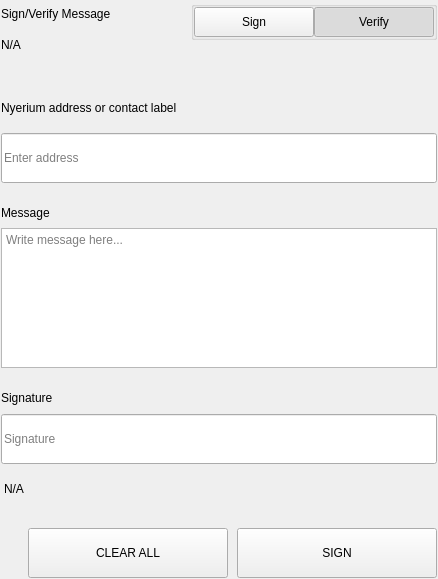
<?xml version="1.0" encoding="UTF-8"?>
<ui version="4.0">
 <class>SettingsSignMessageWidgets</class>
 <widget class="QWidget" name="SettingsSignMessageWidgets">
  <property name="geometry">
   <rect>
    <x>0</x>
    <y>0</y>
    <width>438</width>
    <height>579</height>
   </rect>
  </property>
  <property name="windowTitle">
   <string>Form</string>
  </property>
  <layout class="QVBoxLayout" name="verticalLayout">
   <property name="spacing">
    <number>0</number>
   </property>
   <property name="leftMargin">
    <number>0</number>
   </property>
   <property name="topMargin">
    <number>0</number>
   </property>
   <property name="rightMargin">
    <number>0</number>
   </property>
   <property name="bottomMargin">
    <number>0</number>
   </property>
   <item>
    <widget class="QWidget" name="left" native="true">
     <layout class="QVBoxLayout" name="verticalLayout_3">
      <property name="leftMargin">
       <number>0</number>
      </property>
      <property name="topMargin">
       <number>0</number>
      </property>
      <property name="rightMargin">
       <number>0</number>
      </property>
      <property name="bottomMargin">
       <number>0</number>
      </property>
      <item>
       <widget class="QWidget" name="container_sign" native="true">
        <layout class="QVBoxLayout" name="verticalLayout_2">
         <property name="spacing">
          <number>0</number>
         </property>
         <property name="leftMargin">
          <number>1</number>
         </property>
         <property name="topMargin">
          <number>1</number>
         </property>
         <property name="rightMargin">
          <number>1</number>
         </property>
         <property name="bottomMargin">
          <number>1</number>
         </property>
         <item>
          <layout class="QHBoxLayout" name="horizontalLayout_3" stretch="3,1">
           <property name="spacing">
            <number>40</number>
           </property>
           <item>
            <layout class="QVBoxLayout" name="verticalLayoutTitle">
             <property name="spacing">
              <number>5</number>
             </property>
             <item>
              <widget class="QLabel" name="labelTitle">
               <property name="text">
                <string>Sign/Verify Message</string>
               </property>
              </widget>
             </item>
             <item>
              <widget class="QLabel" name="labelSubtitle1">
               <property name="text">
                <string notr="true">N/A</string>
               </property>
               <property name="wordWrap">
                <bool>true</bool>
               </property>
              </widget>
             </item>
            </layout>
           </item>
           <item alignment="Qt::AlignRight|Qt::AlignTop">
            <widget class="QWidget" name="containerSwitch" native="true">
             <property name="styleSheet">
              <string notr="true">#containerSwitch{
	padding-top:9px;
}</string>
             </property>
             <layout class="QVBoxLayout" name="verticalLayout_6">
              <property name="spacing">
               <number>4</number>
              </property>
              <property name="leftMargin">
               <number>0</number>
              </property>
              <property name="topMargin">
               <number>0</number>
              </property>
              <property name="rightMargin">
               <number>0</number>
              </property>
              <property name="bottomMargin">
               <number>0</number>
              </property>
              <item alignment="Qt::AlignRight">
               <widget class="QGroupBox" name="groupBox">
                <property name="sizePolicy">
                 <sizepolicy hsizetype="Fixed" vsizetype="Preferred">
                  <horstretch>0</horstretch>
                  <verstretch>0</verstretch>
                 </sizepolicy>
                </property>
                <property name="title">
                 <string/>
                </property>
                <property name="alignment">
                 <set>Qt::AlignRight|Qt::AlignTop|Qt::AlignTrailing</set>
                </property>
                <layout class="QHBoxLayout" name="horizontalLayout_4">
                 <property name="spacing">
                  <number>0</number>
                 </property>
                 <property name="leftMargin">
                  <number>0</number>
                 </property>
                 <property name="topMargin">
                  <number>0</number>
                 </property>
                 <property name="rightMargin">
                  <number>0</number>
                 </property>
                 <property name="bottomMargin">
                  <number>0</number>
                 </property>
                 <item>
                  <widget class="QPushButton" name="pushSign">
                   <property name="minimumSize">
                    <size>
                     <width>120</width>
                     <height>30</height>
                    </size>
                   </property>
                   <property name="maximumSize">
                    <size>
                     <width>120</width>
                     <height>30</height>
                    </size>
                   </property>
                   <property name="focusPolicy">
                    <enum>Qt::NoFocus</enum>
                   </property>
                   <property name="text">
                    <string>Sign</string>
                   </property>
                   <property name="checkable">
                    <bool>true</bool>
                   </property>
                   <property name="autoExclusive">
                    <bool>true</bool>
                   </property>
                  </widget>
                 </item>
                 <item>
                  <widget class="QPushButton" name="pushVerify">
                   <property name="minimumSize">
                    <size>
                     <width>120</width>
                     <height>30</height>
                    </size>
                   </property>
                   <property name="maximumSize">
                    <size>
                     <width>120</width>
                     <height>30</height>
                    </size>
                   </property>
                   <property name="focusPolicy">
                    <enum>Qt::NoFocus</enum>
                   </property>
                   <property name="text">
                    <string>Verify</string>
                   </property>
                   <property name="checkable">
                    <bool>true</bool>
                   </property>
                   <property name="checked">
                    <bool>true</bool>
                   </property>
                   <property name="autoExclusive">
                    <bool>true</bool>
                   </property>
                  </widget>
                 </item>
                </layout>
               </widget>
              </item>
              <item alignment="Qt::AlignHCenter|Qt::AlignTop">
               <widget class="QLabel" name="labelSubtitleSwitch">
                <property name="text">
                 <string/>
                </property>
                <property name="alignment">
                 <set>Qt::AlignRight|Qt::AlignTrailing|Qt::AlignVCenter</set>
                </property>
               </widget>
              </item>
             </layout>
            </widget>
           </item>
          </layout>
         </item>
         <item>
          <spacer name="verticalSpacer_2">
           <property name="orientation">
            <enum>Qt::Vertical</enum>
           </property>
           <property name="sizeType">
            <enum>QSizePolicy::Fixed</enum>
           </property>
           <property name="sizeHint" stdset="0">
            <size>
             <width>20</width>
             <height>40</height>
            </size>
           </property>
          </spacer>
         </item>
         <item>
          <widget class="QWidget" name="containerAddress" native="true">
           <property name="sizePolicy">
            <sizepolicy hsizetype="Preferred" vsizetype="Fixed">
             <horstretch>0</horstretch>
             <verstretch>0</verstretch>
            </sizepolicy>
           </property>
           <layout class="QVBoxLayout" name="verticalLayout_5" stretch="0,0">
            <property name="spacing">
             <number>15</number>
            </property>
            <property name="leftMargin">
             <number>0</number>
            </property>
            <property name="topMargin">
             <number>0</number>
            </property>
            <property name="rightMargin">
             <number>0</number>
            </property>
            <property name="bottomMargin">
             <number>0</number>
            </property>
            <item>
             <widget class="QLabel" name="labelSubtitleAddress">
              <property name="minimumSize">
               <size>
                <width>0</width>
                <height>20</height>
               </size>
              </property>
              <property name="maximumSize">
               <size>
                <width>16777215</width>
                <height>20</height>
               </size>
              </property>
              <property name="text">
               <string>Nyerium address or contact label</string>
              </property>
             </widget>
            </item>
            <item>
             <widget class="QLineEdit" name="addressIn_SM">
              <property name="minimumSize">
               <size>
                <width>0</width>
                <height>50</height>
               </size>
              </property>
              <property name="maximumSize">
               <size>
                <width>16777215</width>
                <height>50</height>
               </size>
              </property>
              <property name="placeholderText">
               <string>Enter address</string>
              </property>
             </widget>
            </item>
           </layout>
          </widget>
         </item>
         <item>
          <spacer name="verticalSpacer_3">
           <property name="orientation">
            <enum>Qt::Vertical</enum>
           </property>
           <property name="sizeType">
            <enum>QSizePolicy::Fixed</enum>
           </property>
           <property name="sizeHint" stdset="0">
            <size>
             <width>20</width>
             <height>20</height>
            </size>
           </property>
          </spacer>
         </item>
         <item>
          <layout class="QVBoxLayout" name="verticalLayout_9">
           <property name="spacing">
            <number>5</number>
           </property>
           <item>
            <widget class="QLabel" name="labelSubtitleMessage">
             <property name="minimumSize">
              <size>
               <width>0</width>
               <height>20</height>
              </size>
             </property>
             <property name="maximumSize">
              <size>
               <width>16777215</width>
               <height>20</height>
              </size>
             </property>
             <property name="text">
              <string>Message</string>
             </property>
            </widget>
           </item>
           <item>
            <widget class="QPlainTextEdit" name="messageIn_SM">
             <property name="minimumSize">
              <size>
               <width>0</width>
               <height>140</height>
              </size>
             </property>
             <property name="maximumSize">
              <size>
               <width>16777215</width>
               <height>140</height>
              </size>
             </property>
             <property name="placeholderText">
              <string>Write message here...</string>
             </property>
            </widget>
           </item>
          </layout>
         </item>
         <item>
          <spacer name="verticalSpacer_4">
           <property name="orientation">
            <enum>Qt::Vertical</enum>
           </property>
           <property name="sizeType">
            <enum>QSizePolicy::Fixed</enum>
           </property>
           <property name="sizeHint" stdset="0">
            <size>
             <width>20</width>
             <height>20</height>
            </size>
           </property>
          </spacer>
         </item>
         <item>
          <widget class="QWidget" name="widget" native="true">
           <property name="minimumSize">
            <size>
             <width>0</width>
             <height>75</height>
            </size>
           </property>
           <property name="maximumSize">
            <size>
             <width>16777215</width>
             <height>16777215</height>
            </size>
           </property>
           <layout class="QVBoxLayout" name="verticalLayout_4">
            <property name="leftMargin">
             <number>0</number>
            </property>
            <property name="topMargin">
             <number>0</number>
            </property>
            <property name="rightMargin">
             <number>0</number>
            </property>
            <property name="bottomMargin">
             <number>0</number>
            </property>
            <item>
             <widget class="QLabel" name="labelSubtitleSignature">
              <property name="minimumSize">
               <size>
                <width>0</width>
                <height>20</height>
               </size>
              </property>
              <property name="maximumSize">
               <size>
                <width>16777215</width>
                <height>20</height>
               </size>
              </property>
              <property name="text">
               <string>Signature</string>
              </property>
             </widget>
            </item>
            <item>
             <widget class="QLineEdit" name="signatureOut_SM">
              <property name="minimumSize">
               <size>
                <width>0</width>
                <height>50</height>
               </size>
              </property>
              <property name="placeholderText">
               <string>Signature</string>
              </property>
             </widget>
            </item>
           </layout>
          </widget>
         </item>
         <item>
          <widget class="QLabel" name="statusLabel_SM">
           <property name="styleSheet">
            <string notr="true">padding-top:5px;</string>
           </property>
           <property name="text">
            <string notr="true">N/A</string>
           </property>
          </widget>
         </item>
         <item>
          <spacer name="verticalSpacer">
           <property name="orientation">
            <enum>Qt::Vertical</enum>
           </property>
           <property name="sizeType">
            <enum>QSizePolicy::Fixed</enum>
           </property>
           <property name="sizeHint" stdset="0">
            <size>
             <width>20</width>
             <height>20</height>
            </size>
           </property>
          </spacer>
         </item>
         <item>
          <layout class="QHBoxLayout" name="horizontalLayout_7">
           <property name="spacing">
            <number>9</number>
           </property>
           <item>
            <spacer name="horizontalSpacer_5">
             <property name="orientation">
              <enum>Qt::Horizontal</enum>
             </property>
             <property name="sizeType">
              <enum>QSizePolicy::Expanding</enum>
             </property>
             <property name="sizeHint" stdset="0">
              <size>
               <width>40</width>
               <height>20</height>
              </size>
             </property>
            </spacer>
           </item>
           <item>
            <widget class="QPushButton" name="pushButtonClear">
             <property name="minimumSize">
              <size>
               <width>200</width>
               <height>50</height>
              </size>
             </property>
             <property name="focusPolicy">
              <enum>Qt::NoFocus</enum>
             </property>
             <property name="text">
              <string>CLEAR ALL</string>
             </property>
            </widget>
           </item>
           <item>
            <widget class="QPushButton" name="pushButtonSave">
             <property name="minimumSize">
              <size>
               <width>200</width>
               <height>50</height>
              </size>
             </property>
             <property name="maximumSize">
              <size>
               <width>200</width>
               <height>50</height>
              </size>
             </property>
             <property name="focusPolicy">
              <enum>Qt::NoFocus</enum>
             </property>
             <property name="text">
              <string>SIGN</string>
             </property>
            </widget>
           </item>
          </layout>
         </item>
        </layout>
       </widget>
      </item>
     </layout>
    </widget>
   </item>
  </layout>
 </widget>
 <resources/>
 <connections/>
</ui>
